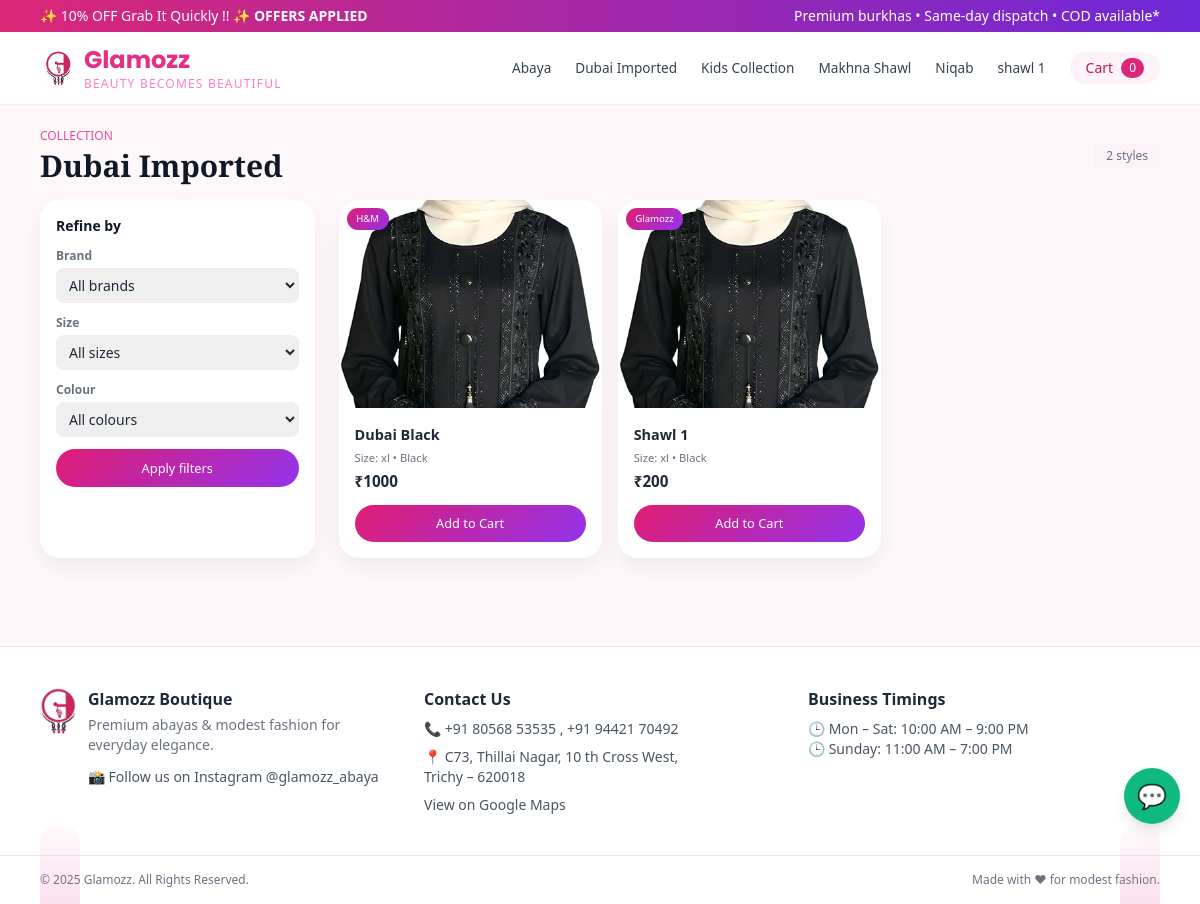
Screenshot of /category/dubai spl with the database file from the repository.
### app.py (models this page shows)
class Category(db.Model):
    id = db.Column(db.Integer, primary_key=True)
    slug = db.Column(db.String(64), unique=True, nullable=False)
    name = db.Column(db.String(120), nullable=False)
    products = db.relationship("Product", backref="category", lazy=True)

class Product(db.Model):
    id = db.Column(db.Integer, primary_key=True)
    name = db.Column(db.String(200), nullable=False)
    description = db.Column(db.Text, nullable=True)
    brand = db.Column(db.String(100), nullable=True)
    size = db.Column(db.String(50), nullable=True)   # Example: "52", "54", "S", "M"
    color = db.Column(db.String(50), nullable=True)
    price = db.Column(db.Float, nullable=False)
    image_filename = db.Column(db.String(255), nullable=True)
    is_active = db.Column(db.Boolean, default=True)
    category_id = db.Column(db.Integer, db.ForeignKey("category.id"), nullable=False)

### app.py (the view)
@app.route("/category/<slug>")
def category_page(slug):
    category = Category.query.filter_by(slug=slug).first_or_404()
    brand = request.args.get("brand", "").strip()
    size = request.args.get("size", "").strip()
    color = request.args.get("color", "").strip()
    query = Product.query.filter_by(category_id=category.id, is_active=True)
    if brand:
        query = query.filter_by(brand=brand)
    if size:
        query = query.filter_by(size=size)
    if color:
        query = query.filter_by(color=color)
    products = query.all()
    all_products = Product.query.filter_by(category_id=category.id, is_active=True).all()
    brands = sorted({p.brand for p in all_products if p.brand})
    sizes = sorted({p.size for p in all_products if p.size})
    colors = sorted({p.color for p in all_products if p.color})
    return render_template(
        "category.html",
        category=category,
        products=products,
        brands=brands,
        sizes=sizes,
        colors=colors,
        selected_brand=brand,
        selected_size=size,
        selected_color=color
    )

### app.py (called while the page is built)
def get_cart():
    return session.get("cart", {})

@app.context_processor
def inject_globals():
    nav_categories = {c.slug: c.name for c in Category.query.order_by(Category.name).all()}
    cart = get_cart()
    cart_count = sum(cart.values())
    return dict(nav_categories=nav_categories, cart_count=cart_count, current_user=current_user)

### templates/category.html (shortened to what this page needs)
{% extends "base.html" %}
{% block content %}
<div class="flex items-center justify-between mb-4">
    <div>
        <p class="text-xs uppercase tracking-[0.25em] text-pink-500 mb-1">Collection</p>
        <h1 class="text-2xl sm:text-3xl font-semibold text-gray-900" style="font-family:'Playfair Display',serif;">
            {{ category.name }}
        </h1>
    </div>
    <div class="hidden sm:flex text-xs text-gray-500 space-x-3">
        <span class="pill-badge bg-pink-50 px-3 py-1">{{ products|length }} styles</span>
    </div>
</div>
<div class="flex flex-col md:flex-row gap-6">
    <aside class="filter-box md:w-1/4">
        <h3 class="text-sm font-semibold text-gray-900 mb-3">Refine by</h3>
        <form method="get" class="space-y-3 text-sm">
            <div>
                <label class="block text-xs font-semibold text-gray-500 mb-1">Brand</label>
                <select name="brand" class="w-full border border-pink-100 rounded-lg px-2 py-1.5 focus:outline-none focus:ring-1 focus:ring-pink-400">
                    <option value="">All brands</option>
                </select>
            </div>
            <div>
                <label class="block text-xs font-semibold text-gray-500 mb-1">Size</label>
                <select name="size" class="w-full border border-pink-100 rounded-lg px-2 py-1.5 focus:outline-none focus:ring-1 focus:ring-pink-400">
                    <option value="">All sizes</option>
                </select>
            </div>
            <div>
                <label class="block text-xs font-semibold text-gray-500 mb-1">Colour</label>
                <select name="color" class="w-full border border-pink-100 rounded-lg px-2 py-1.5 focus:outline-none focus:ring-1 focus:ring-pink-400">
                    <option value="">All colours</option>
                </select>
            </div>
            <button class="btn-primary w-full mt-3">
                Apply filters
            </button>
        </form>
    </aside>
    <section class="md:w-3/4">
        {% if products %}
            <div class="grid grid-cols-2 sm:grid-cols-3 lg:grid-cols-3 gap-4">
                {% for p in products %}
                    <div class="card flex flex-col">
    <div class="relative">
        <img src="{{ url_for('static', filename='uploads/' ~ p.image_filename) }}"
             class="h-52 w-full object-cover">
        <span class="absolute top-2 left-2 card-badge">
            {{ p.brand or 'Premium' }}
        </span>
    </div>
    <div class="p-4 flex-1 flex flex-col">
        <h3 class="product-title mb-1">{{ p.name }}</h3>
        <p class="product-meta mb-1">
            Size: {{ p.size or '-' }} • {{ p.color or '-' }}
        </p>
        <p class="price mb-3">₹{{ "%.0f"|format(p.price) }}</p>
        <a href="{{ url_for('add_to_cart', product_id=p.id) }}"
           class="btn-primary mt-auto text-center">
            Add to Cart
        </a>
    </div>
</div>
{% endfor %}
            </div>
        {% else %}
            <div class="bg-white rounded-2xl shadow-sm p-6 text-center text-sm text-gray-500">
                No products found with the selected filters. Try clearing some filters.
            </div>
        {% endif %}
    </section>
</div>
{% endblock %}

### templates/base.html (shortened to what this page needs)
<!DOCTYPE html>
<html lang="en">
<head>
    <link rel="stylesheet" href="{{ url_for('static', filename='css/premium.css') }}">
    <link href="https://cdn.jsdelivr.net/npm/tailwindcss@2.2.19/dist/tailwind.min.css" rel="stylesheet">
</head>
<body class="bg-[var(--brand-bg)] text-gray-800 transition-colors duration-300">
    <div class="w-full bg-gradient-to-r from-pink-600 via-rose-500 to-purple-700 text-white text-xs sm:text-sm">
        <div class="max-w-6xl mx-auto px-4 py-1.5 flex justify-between items-center">
            <span>✨ 10% OFF Grab It Quickly !! ✨ <b>OFFERS APPLIED</b></span>
            <span class="hidden sm:inline">Premium burkhas • Same-day dispatch • COD available*</span>
        </div>
    </div>
<header class="bg-white shadow-sm sticky top-0 z-50">
    <div class="max-w-6xl mx-auto px-4 py-3 flex items-center justify-between">
        <div class="flex items-center gap-2">
    <a href="{{ url_for('index') }}" class="flex items-center gap-2">
        <img src="{{ url_for('static', filename='uploads/icon.png') }}" alt="Logo"
             class="w-9 h-9 object-contain">
        <div class="leading-tight">
            <h1 class="text-2xl font-bold" style="color:#e32f86;font-family:Poppins;">
                Glamozz
            </h1>
            <p class="tracking-widest text-xs font-medium" style="color:#ff7ec2;">
                BEAUTY BECOMES BEAUTIFUL
            </p>
        </div>
    </a>
</div>
        <nav class="hidden md:flex items-center space-x-6 text-sm font-medium text-gray-700">
            {% for slug, name in nav_categories.items() %}
                <a href="{{ url_for('category_page', slug=slug) }}"
                   class="nav-link hover:text-pink-600">
                    {{ name }}
                </a>
            {% endfor %}
            <a href="{{ url_for('cart') }}"
   class="pill-badge bg-pink-50 text-pink-700 px-4 py-1.5 text-sm
          hover:bg-pink-100 flex items-center space-x-2 rounded-full">
    <span>Cart</span>
    <span class="pill-badge bg-pink-600 text-white text-xs
                 px-2 py-0.5 rounded-full">
        {{ cart_count }}
    </span>
</a>
        </nav>
    </div>
</header>
    <main class="flex-1">
        <div class="max-w-6xl mx-auto px-4 py-6">
            {% block content %}{% endblock %}
        </div>
    </main>
<footer class="relative bg-white border-t mt-16 overflow-hidden">
    <div class="absolute inset-0 pointer-events-none">
        <div class="tree tree-left"></div>
        <div class="tree tree-right"></div>
    </div>
    <div class="relative max-w-6xl mx-auto px-4 py-10 grid grid-cols-1 md:grid-cols-3 gap-8 text-sm text-gray-600">
<div class="flex items-start gap-3">
    <img src="{{ url_for('static', filename='uploads/icon.png') }}"
         class="h-12 w-auto object-contain" alt="Glamozz">
    <div>
        <h3 class="text-base font-semibold text-gray-800 mb-1">Glamozz Boutique</h3>
        <p class="text-gray-500 mb-3 text-sm">
            Premium abayas & modest fashion for everyday elegance.
        </p>
        <a href="https://www.instagram.com/glamozz_abaya?igsh=Y205bXdqdnI1Y3p0"
           target="_blank"
           class="inline-flex items-center gap-2 text-[var(--brand-pink)] font-medium hover:underline">
            📸 Follow us on Instagram @glamozz_abaya
        </a>
    </div>
</div>
        <div>
            <h3 class="text-base font-semibold text-gray-800 mb-2">
                Contact Us
            </h3>
            <p class="mb-2">
                📞 <a href="tel:+918056853535" class="hover:underline">
                    +91 80568 53535
                </a>
                <a href="tel:+919442170492" class="hover:underline">
                    , +91 94421 70492
                </a>
            </p>
            <p class="mb-2">
                📍 C73, Thillai Nagar, 10 th Cross West,<br>
                Trichy – 620018
            </p>
            <a href="https://www.google.com/maps/place/GLAMOZZ+BURKHA/@10.8209313,78.6791688,869m/data=!3m1!1e3!4m14!1m7!3m6!1s0x3baaf5a1981f28d3:0x8d49c6cb777a2616!2sGLAMOZZ+BURKHA!8m2!3d10.8209313!4d78.6817437!16s%2Fg%2F11f4m4zh_q!3m5!1s0x3baaf5a1981f28d3:0x8d49c6cb777a2616!8m2!3d10.8209313!4d78.6817437!16s%2Fg%2F11f4m4zh_q?entry=ttu&g_ep=EgoyMDI1MTIwOS4wIKXMDSoASAFQAw%3D%3D"
               target="_blank"
               class="text-[var(--brand-pink)] hover:underline">
                View on Google Maps
            </a>
        </div>
        <div>
            <h3 class="text-base font-semibold text-gray-800 mb-2">
                Business Timings
            </h3>
            <p>🕒 Mon – Sat: 10:00 AM – 9:00 PM</p>
            <p>🕒 Sunday: 11:00 AM – 7:00 PM</p>
        </div>
    </div>
    <div class="border-t">
        <div class="max-w-6xl mx-auto px-4 py-4 text-xs text-gray-500 flex flex-col sm:flex-row justify-between items-center space-y-2 sm:space-y-0">
            <span>© 2025 Glamozz. All Rights Reserved.</span>
            <span>Made with ♥ for modest fashion.</span>
        </div>
    </div>
</footer>
<a href="https://wa.me/919876543210"
   target="_blank"
   class="fixed bottom-20 right-5 z-50
          bg-green-500 hover:bg-green-600
          text-white
          w-14 h-14
          rounded-full
          flex items-center justify-center
          shadow-lg
          text-2xl"
          >
    💬
</a>
</body>
</html>

### static/css/premium.css (style rules this page uses)
:root { --pink-main: #e11d74; --pink-soft: #fff1f7; --pink-light: #fde7f3; --purple-dark: #3b0a45; --text-dark: #1f2937; --text-muted: #6b7280; --card-bg: #ffffff; --radius-lg: 1.25rem; --radius-md: 0.75rem; --shadow-soft: 0 10px 25px rgba(0,0,0,0.06); --shadow-hover: 0 18px 40px rgba(225,29,116,0.18); }
body { font-family: 'Poppins', sans-serif; background: linear-gradient(180deg, #fff7fb 0%, #ffffff 100%); color: var(--text-dark); }
.nav-link { font-size: 0.85rem; position: relative; }
.nav-link::after { content: ""; position: absolute; left: 0; bottom: -5px; height: 2px; width: 0; background: linear-gradient(to right, var(--pink-main), #9333ea); transition: width 0.25s ease; }
.btn-primary { background: linear-gradient(135deg, var(--pink-main), #9333ea); color: white; border-radius: 999px; padding: 0.55rem 1.4rem; font-size: 0.8rem; font-weight: 500; transition: all 0.25s ease; }
.card { background: var(--card-bg); border-radius: var(--radius-lg); box-shadow: var(--shadow-soft); transition: all 0.25s ease; overflow: hidden; }
.card-badge { background: linear-gradient(135deg, var(--pink-main), #9333ea); color: white; font-size: 0.6rem; padding: 0.25rem 0.6rem; border-radius: 999px; }
.product-title { font-size: 0.9rem; font-weight: 600; }
.product-meta { font-size: 0.7rem; color: var(--text-muted); }
.price { font-size: 0.95rem; font-weight: 600; }
.filter-box { background: white; border-radius: var(--radius-lg); box-shadow: var(--shadow-soft); padding: 1rem; }
select, input, textarea { border-radius: 0.6rem; border: 1px solid #fbcfe8; font-size: 0.8rem; }
:root { --pink:#e32f86; --pink-soft:#ffe4f2; --bg:#fff8fb; --text:#1f2937; --card:#ffffff; }
body { background:var(--bg); color:var(--text); font-family:Poppins,sans-serif; }

### templates/base.html (style rules this page uses)
:root { --brand-bg:#fff8fb; --brand-text:#1f2937; --brand-card:#ffffff; --brand-border:#e5e7eb; --brand-pink:#e32f86; --brand-pink-soft:#ffe4f2; }
body { background:var(--brand-bg); color:var(--brand-text); }
:root { --brand-pink:#e32f86; --brand-pink-soft:#ffe4f2; --brand-deep:#4b1248; --brand-bg:#fff8fb; }
.tree { position:absolute; bottom:0; width:40px; height:80px; background:linear-gradient(to top,#e32f86,#ffe4f2); border-radius:20px 20px 0 0; opacity:0.15; }
.tree-left { left:40px; }
.tree-right { right:40px; }

### rows the page displays
Category: name "Abaya"
Category: name "Dubai Imported"
Category: name "Kids Collection"
Category: name "Makhna Shawl"
Category: name "Niqab"
Category: name "shawl 1"
Product: image_filename (picture), brand "H&M", name "Dubai Black", size "xl", color "Black", price "1000"
Product: image_filename (picture), brand "Glamozz", name "Shawl 1", size "xl", color "Black", price "200"

### other values shown
{{ cart_count }} "0"
{{ products|length }} "2"
